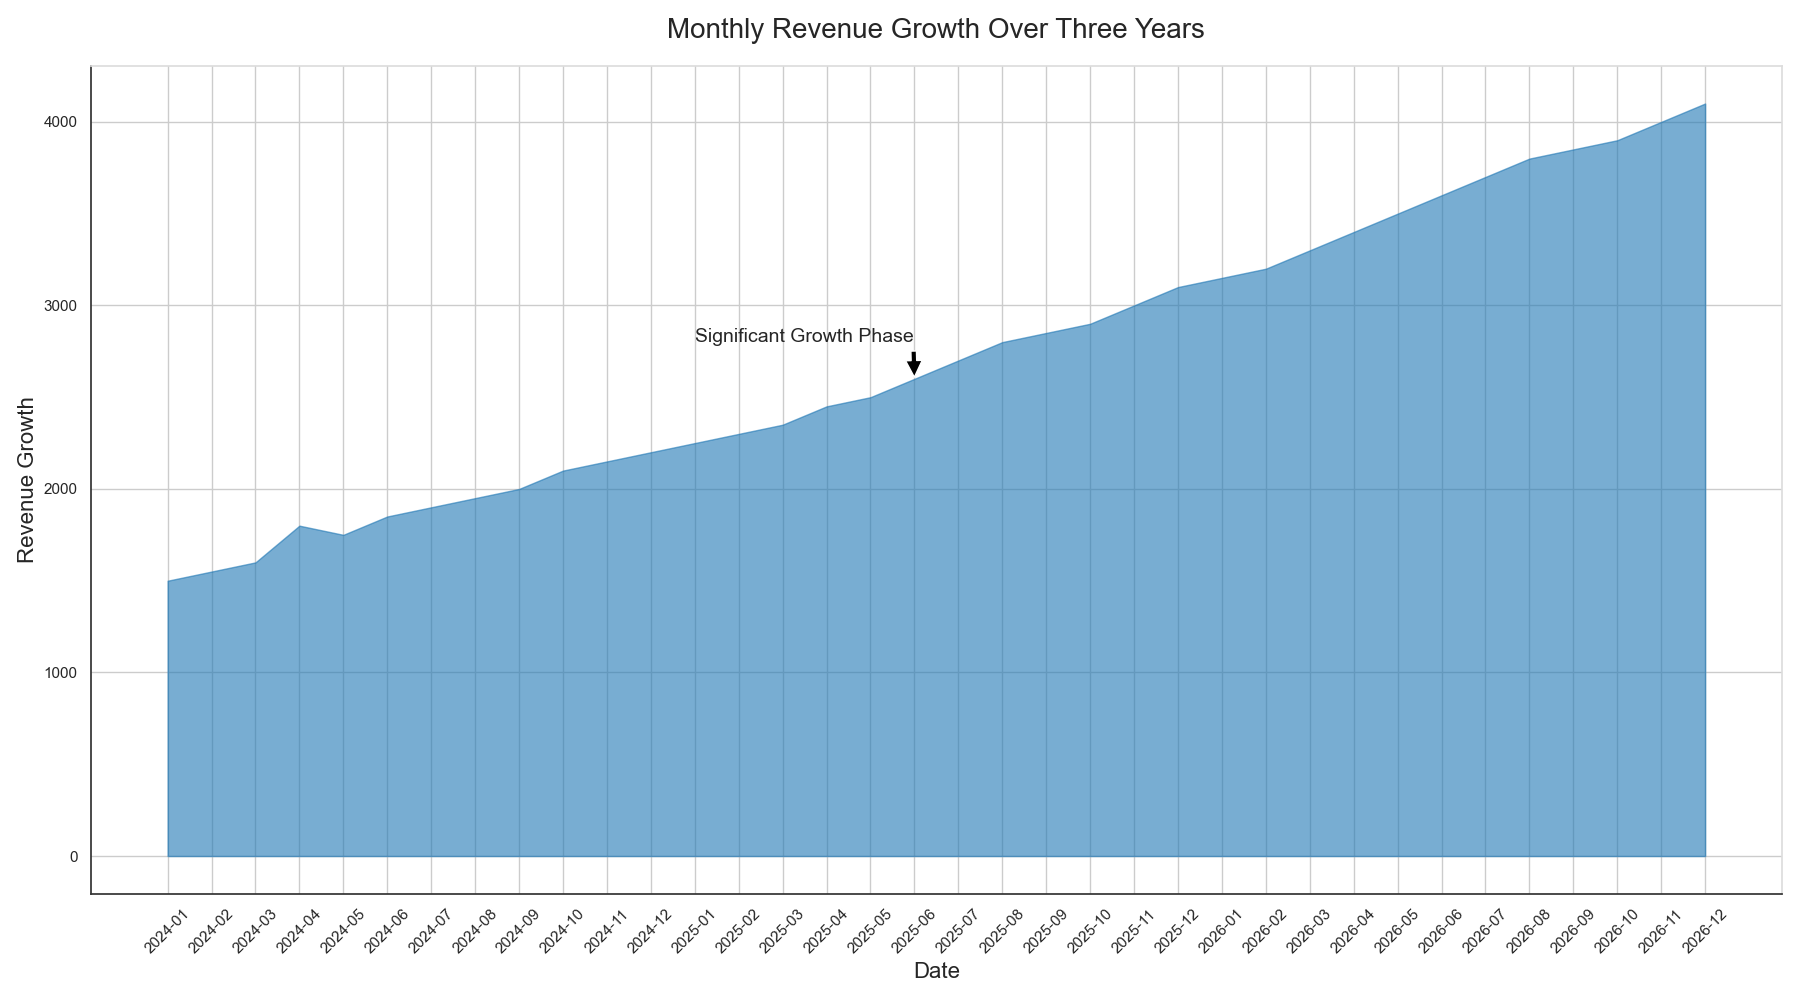

Source code (Python):

import matplotlib.pyplot as plt
import pandas as pd
import numpy as np

data = {
    'Date': pd.date_range(start='2024-01-01', periods=36, freq='M').strftime('%Y-%m').tolist(),
    'Revenue_Growth': [
        1500, 1550, 1600, 1800, 1750, 1850, 1900, 1950, 2000, 2100, 
        2150, 2200, 2250, 2300, 2350, 2450, 2500, 2600, 2700, 2800, 
        2850, 2900, 3000, 3100, 3150, 3200, 3300, 3400, 3500, 3600, 
        3700, 3800, 3850, 3900, 4000, 4100
    ]
}

df = pd.DataFrame(data)

fig, ax = plt.subplots(figsize=(18, 10))

ax.fill_between(df['Date'], df['Revenue_Growth'], color='#1f77b4', alpha=0.6)

ax.set_title('Monthly Revenue Growth Over Three Years', fontsize=20, pad=20)
ax.set_xlabel('Date', fontsize=16)
ax.set_ylabel('Revenue Growth', fontsize=16)
ax.annotate('Significant Growth Phase', xy=('2025-06', 2600), xytext=('2025-01', 2800),
             arrowprops=dict(facecolor='black', shrink=0.05), fontsize=14)

ax.spines['top'].set_color('#DDDDDD')
ax.spines['right'].set_color('#DDDDDD')
ax.spines['left'].set_color('#333333')
ax.spines['bottom'].set_color('#333333')

plt.xticks(rotation=45)
plt.tight_layout()
plt.show()
